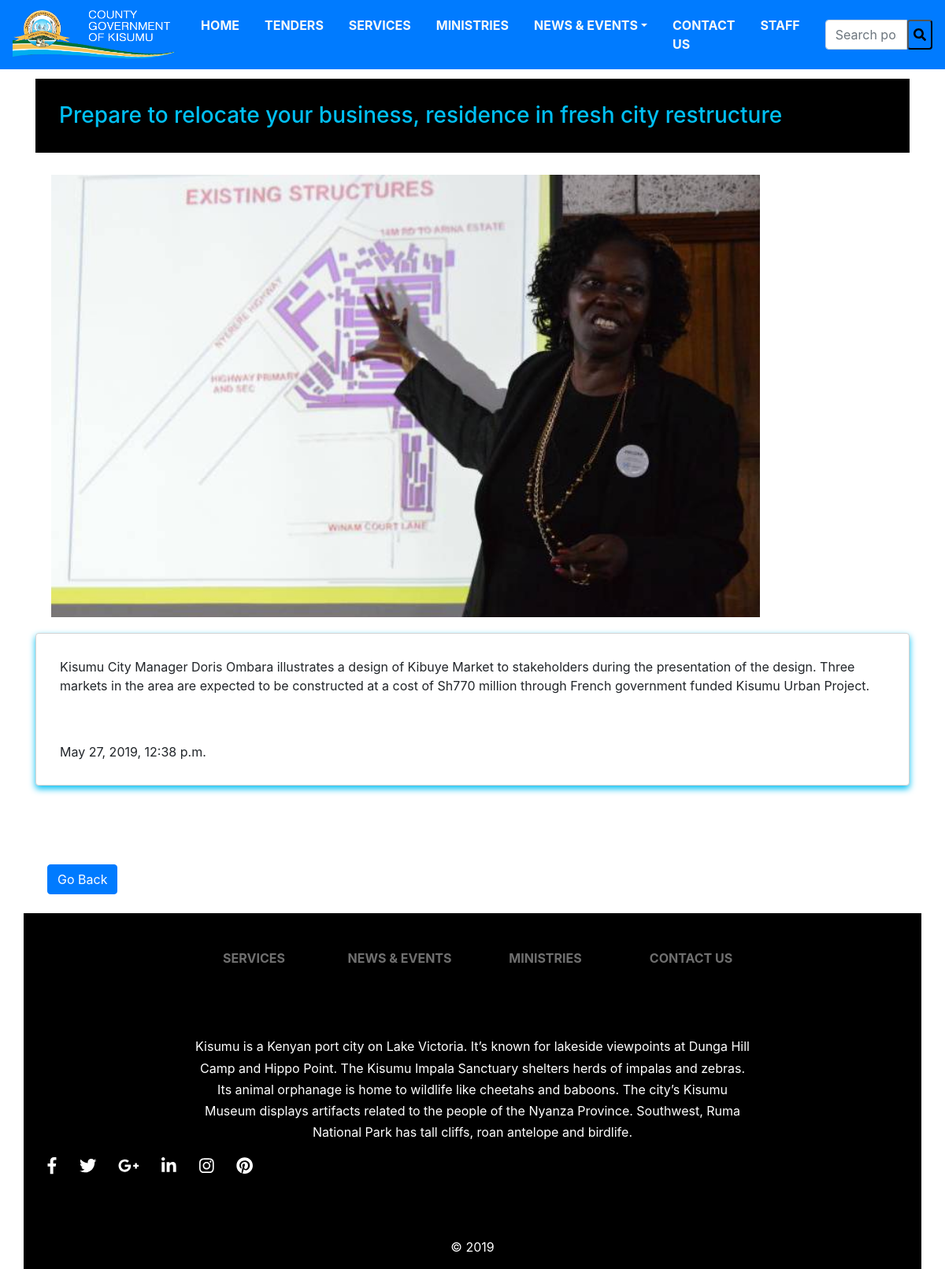
/posts/details/15/, run on the app's committed database.
### posts/models.py (models this page shows, shortened)
class Posts(models.Model):
  title = models.CharField(max_length=200)
  body = models.TextField()
  created_at = models.DateTimeField(default=datetime.now, blank=True)
  images = models.ImageField( upload_to='images/')
  author = models.CharField(max_length = 200, default='')
  class Meta:
    verbose_name_plural = "Posts"

### posts/views.py (the view)
# urls.py: url(r'^details/(?P<id>\d+)/$', views.details, name='details'),
def details(request, id):
  post = Posts.objects.get(id=id)
  context = {
    'post': post
  }
  return render(request, 'posts/details.html', context)

### posts/templates/posts/details.html
{% extends 'posts/layout.html' %}
{% block content %}
<h3 class="center-align" style="margin-top:100px; color:#00BFF3;background-color: black;padding: 30px" >{{post.title}}</h3>
<div class ="container" style="padding:20px">
    <img src="{{ post.images.url }}" alt="{{ post.title }}" width="900" height="500">
</div>
<div class="card">
  <div class="card-content" style="padding: 30px">
    {{post.body}}
  </div>
  <div class="card-action" style="padding: 30px">
    {{post.created_at}}
  </div>
</div>
<div class="container" style =margin-top:100px;>
<a href="/posts/news" class="btn btn-primary">Go Back</a>
</div>
{% endblock %}

### posts/static/posts/ksm.css (style rules this page uses)
.card { border: 1px solid #d3d3d3; border-radius: .25rem; box-shadow: 0 4px 8px 0 #00BFF3; transition: 0.3s; }
a, a:hover, a:focus, a:active { text-decoration: none; outline: none; }
a, a:active, a:focus { color: #6f6f6f; text-decoration: none; transition-timing-function: ease-in-out; -ms-transition-timing-function: ease-in-out; -moz-transition-timing-function: ease-in-out; -webkit-transition-timing-function: ease-in-out; -o-transition-timing-function: ease-in-out; transition-duration: .2s; -ms-transition-duration: .2s; -moz-transition-duration: .2s; -webkit-transition-duration: .2s; -o-transition-duration: .2s; }
img { max-width: 100%; height: auto; }

### data on the page
Posts: title "Prepare to relocate your business, residence in fresh city restructure", images (picture), body "Kisumu City Manager Doris Ombara illustrates a design of Kibuye Market to stakeholders during the presentation of the design. Three markets in the area are expected to be constructed at a cost of Sh770 million through French government funded Kisumu Urban Project.", created_at "May 27, 2019, 12:38 p.m."
